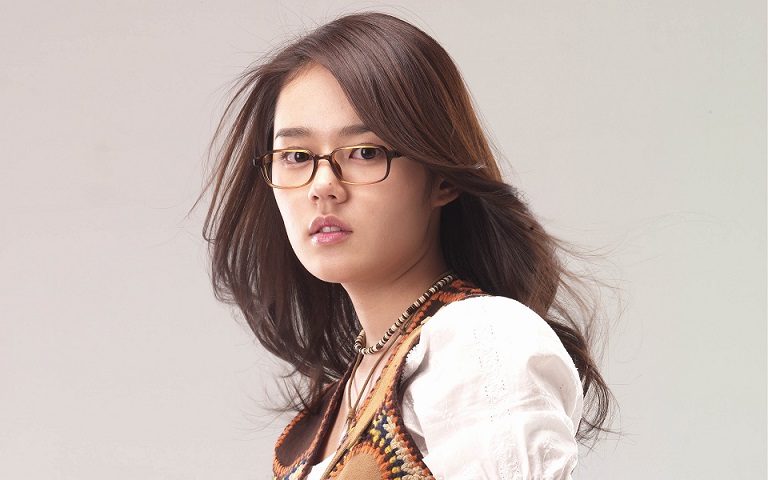
//> input picture data/test.jpg, 768 x 480 px
$ ./main4   (built with g++ and OpenCV 4)
//> lines starting //> are read from the running program, lines starting //| are printed output that depends on the picture
#include<opencv2/opencv.hpp>
#include<iostream>
#include<math.h>
using namespace cv;
using namespace std;

int main(int argc,char **argv)
{
    Mat src;
    src=imread("./data/test.jpg");
//> src is the input picture: 480 rows x 768 cols, CV_8UC3; mean B, G, R 175, 180.8, 194.8
    Mat src_gray;
    if(!src.data){
        cout<<"cannot load image ..."<<endl;
        return  -1;
    }
    namedWindow("input image",WINDOW_AUTOSIZE);
    imshow("input image",src);


    cvtColor(src,src_gray,COLOR_BGR2GRAY);
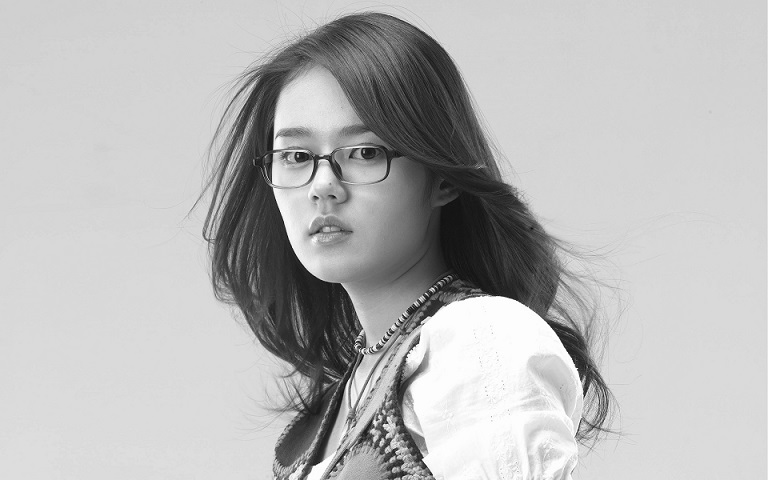
//> src_gray: 480 rows x 768 cols, CV_8UC1; min 5, max 255, mean 184.3
    namedWindow("output image",CV_WINDOW_AUTOSIZE);
    imshow("output image",src_gray);

    //单通道
    int height=src_gray.rows;
//> height = 480
    int width=src_gray.cols;
//> width = 768
    for(int row=0;row<height;row++){
        for(int col=0;col<width;col++){
            int gray=src_gray.at<uchar>(row,col);
            src_gray.at<uchar>(row,col)=255-gray;
        }

    }
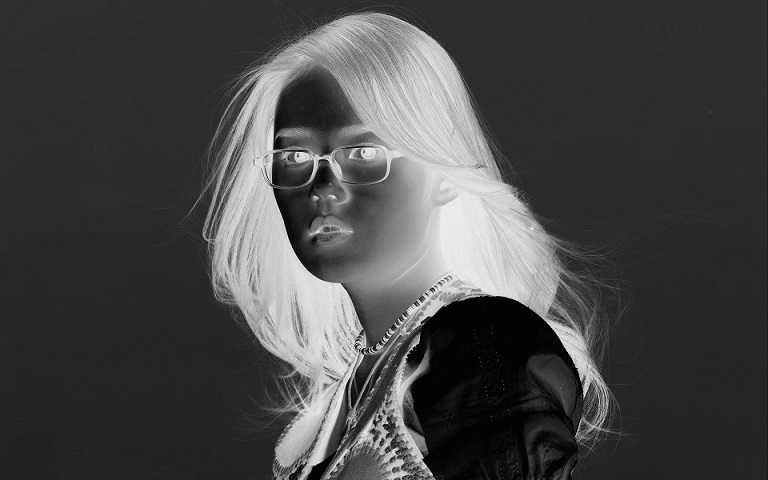
//> src_gray: 480 rows x 768 cols, CV_8UC1; min 0, max 250, mean 70.7
    namedWindow("opposite of src_gray",CV_WINDOW_AUTOSIZE);
    imshow("opposite of src_gray",src_gray);


    //三通道
    Mat dst;
    dst.create(src.size(),src.type());
    height=src.rows;
    width=src.cols;
    int nc=src.channels();
//> nc = 3
    for(int row=0;row<height;row++){
        for(int col=0;col<width;col++){
            if(nc==1){
                int gray=src.at<uchar>(row,col);
                src.at<uchar>(row,col)=255-gray;
            }else if(nc==3){
                int b=src.at<Vec3b>(row,col)[0];
                int g=src.at<Vec3b>(row,col)[1];
                int r=src.at<Vec3b>(row,col)[2];
                dst.at<Vec3b>(row,col)[0]=255-b;
                dst.at<Vec3b>(row,col)[1]=255-g;
                dst.at<Vec3b>(row,col)[2]=255-r;
            }
        }
    }
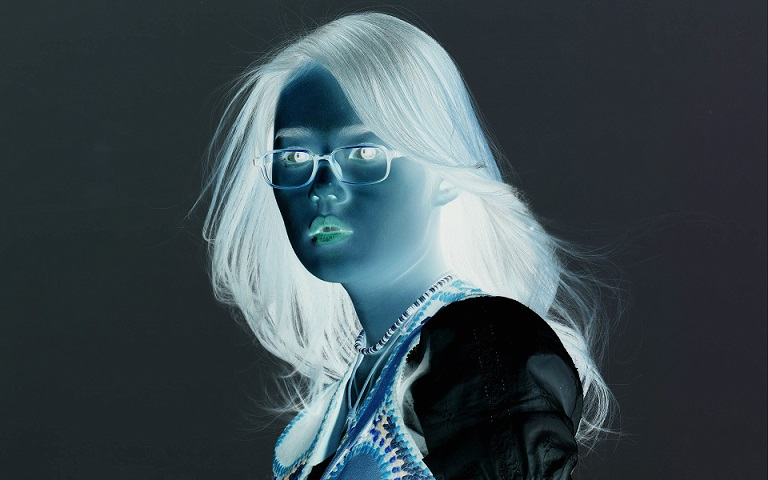
//> dst: 480 rows x 768 cols, CV_8UC3; mean B, G, R 80, 74.2, 60.2
    namedWindow("彩色取反操作",WINDOW_AUTOSIZE);
    imshow("彩色取反操作",dst);
    //在彩色取反操作中，bitwise_not(src,dst);有同样的效果
    waitKey(0);
    return 0;
}
// [35 lines of commented-out code are left out]
